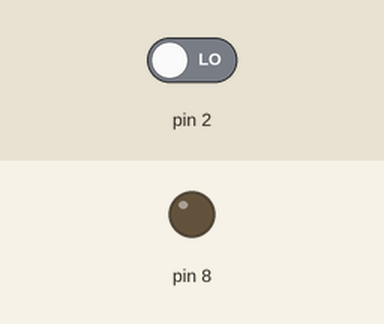
Bench run of a sketch on a simulated Arduino Uno, built with avr-gcc and run on an emulated ATmega328P. Parts: output pins drawn as LEDs (lit = HIGH). The test bench sets the inputs (shaded band); at power-on: pin 2 LOW.

Above: at 10.5 s.
10.6 s: pin 2 driven LOW
At 15.4 s:
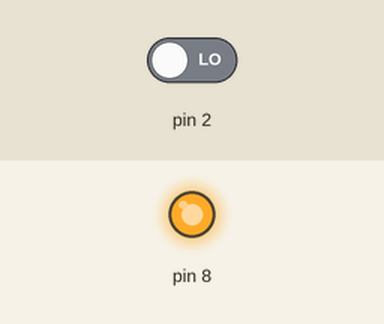
Timing chart, 0 to 25.9 s (numbered marks = the images above; inputs shaded):
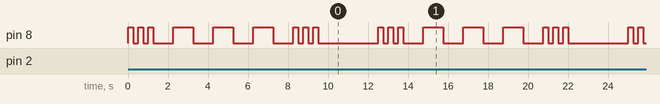

The sketch:

Button_Push_SOS_Functions.ino
```cpp
int buttonState = 0;

void setup() {
  // put your setup code here, to run once:
pinMode(2,INPUT);
pinMode(8,OUTPUT);
Serial.begin(9600);
}

void loop() {
  // put your main code here, to run repeatedly:
buttonState = digitalRead(2);
if (buttonState == HIGH)
{
  //Serial.println("High");
}
else
{
  //Serial.println("Low");
  sos(250);
  delay(750);
  sos(1000);
  sos(250);
  delay(2750);
}}
int sos(int blink_delay)
{
  for (int x = 0; x < 3; x++){
  digitalWrite(8,HIGH);
  //Serial.println("High");
  delay(blink_delay);
  digitalWrite(8,LOW);
  //Serial.println("Low");
  delay(blink_delay);
}}
```
